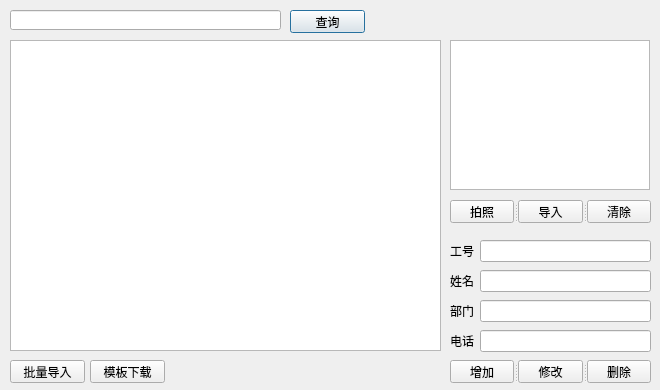
<?xml version="1.0" encoding="UTF-8"?>
<ui version="4.0">
 <class>DialogNameList</class>
 <widget class="QDialog" name="DialogNameList">
  <property name="geometry">
   <rect>
    <x>0</x>
    <y>0</y>
    <width>660</width>
    <height>390</height>
   </rect>
  </property>
  <property name="windowTitle">
   <string>Dialog</string>
  </property>
  <widget class="QGraphicsView" name="graphicsView">
   <property name="geometry">
    <rect>
     <x>450</x>
     <y>40</y>
     <width>200</width>
     <height>150</height>
    </rect>
   </property>
  </widget>
  <widget class="QLineEdit" name="lineEdit">
   <property name="geometry">
    <rect>
     <x>10</x>
     <y>10</y>
     <width>271</width>
     <height>20</height>
    </rect>
   </property>
  </widget>
  <widget class="QPushButton" name="pushButton">
   <property name="geometry">
    <rect>
     <x>290</x>
     <y>10</y>
     <width>75</width>
     <height>23</height>
    </rect>
   </property>
   <property name="text">
    <string>查询</string>
   </property>
  </widget>
  <widget class="QPushButton" name="pushButton_2">
   <property name="geometry">
    <rect>
     <x>10</x>
     <y>360</y>
     <width>75</width>
     <height>23</height>
    </rect>
   </property>
   <property name="text">
    <string>批量导入</string>
   </property>
  </widget>
  <widget class="QPushButton" name="pushButton_3">
   <property name="geometry">
    <rect>
     <x>90</x>
     <y>360</y>
     <width>75</width>
     <height>23</height>
    </rect>
   </property>
   <property name="text">
    <string>模板下载</string>
   </property>
  </widget>
  <widget class="QSplitter" name="splitter">
   <property name="geometry">
    <rect>
     <x>450</x>
     <y>360</y>
     <width>201</width>
     <height>23</height>
    </rect>
   </property>
   <property name="orientation">
    <enum>Qt::Horizontal</enum>
   </property>
   <widget class="QPushButton" name="pushButton_4">
    <property name="text">
     <string>增加</string>
    </property>
   </widget>
   <widget class="QPushButton" name="pushButton_5">
    <property name="text">
     <string>修改</string>
    </property>
   </widget>
   <widget class="QPushButton" name="pushButton_6">
    <property name="text">
     <string>删除</string>
    </property>
   </widget>
  </widget>
  <widget class="QWidget" name="layoutWidget">
   <property name="geometry">
    <rect>
     <x>450</x>
     <y>240</y>
     <width>201</width>
     <height>22</height>
    </rect>
   </property>
   <layout class="QHBoxLayout" name="horizontalLayout">
    <item>
     <widget class="QLabel" name="label">
      <property name="text">
       <string>工号</string>
      </property>
     </widget>
    </item>
    <item>
     <widget class="QLineEdit" name="lineEdit_2"/>
    </item>
   </layout>
  </widget>
  <widget class="QWidget" name="layoutWidget">
   <property name="geometry">
    <rect>
     <x>450</x>
     <y>270</y>
     <width>201</width>
     <height>22</height>
    </rect>
   </property>
   <layout class="QHBoxLayout" name="horizontalLayout_2">
    <item>
     <widget class="QLabel" name="label_2">
      <property name="text">
       <string>姓名</string>
      </property>
     </widget>
    </item>
    <item>
     <widget class="QLineEdit" name="lineEdit_3"/>
    </item>
   </layout>
  </widget>
  <widget class="QWidget" name="layoutWidget">
   <property name="geometry">
    <rect>
     <x>450</x>
     <y>300</y>
     <width>201</width>
     <height>22</height>
    </rect>
   </property>
   <layout class="QHBoxLayout" name="horizontalLayout_3">
    <item>
     <widget class="QLabel" name="label_3">
      <property name="text">
       <string>部门</string>
      </property>
     </widget>
    </item>
    <item>
     <widget class="QLineEdit" name="lineEdit_4"/>
    </item>
   </layout>
  </widget>
  <widget class="QWidget" name="layoutWidget">
   <property name="geometry">
    <rect>
     <x>450</x>
     <y>330</y>
     <width>201</width>
     <height>22</height>
    </rect>
   </property>
   <layout class="QHBoxLayout" name="horizontalLayout_4">
    <item>
     <widget class="QLabel" name="label_4">
      <property name="text">
       <string>电话</string>
      </property>
     </widget>
    </item>
    <item>
     <widget class="QLineEdit" name="lineEdit_5"/>
    </item>
   </layout>
  </widget>
  <widget class="QSplitter" name="splitter_2">
   <property name="geometry">
    <rect>
     <x>450</x>
     <y>200</y>
     <width>201</width>
     <height>23</height>
    </rect>
   </property>
   <property name="orientation">
    <enum>Qt::Horizontal</enum>
   </property>
   <widget class="QPushButton" name="pushButton_7">
    <property name="text">
     <string>拍照</string>
    </property>
   </widget>
   <widget class="QPushButton" name="pushButton_8">
    <property name="text">
     <string>导入</string>
    </property>
   </widget>
   <widget class="QPushButton" name="pushButton_9">
    <property name="text">
     <string>清除</string>
    </property>
   </widget>
  </widget>
  <widget class="QTableWidget" name="tableUsers">
   <property name="geometry">
    <rect>
     <x>10</x>
     <y>40</y>
     <width>431</width>
     <height>311</height>
    </rect>
   </property>
  </widget>
 </widget>
 <tabstops>
  <tabstop>graphicsView</tabstop>
  <tabstop>lineEdit</tabstop>
  <tabstop>pushButton</tabstop>
  <tabstop>pushButton_2</tabstop>
  <tabstop>pushButton_3</tabstop>
  <tabstop>pushButton_4</tabstop>
  <tabstop>pushButton_5</tabstop>
  <tabstop>pushButton_6</tabstop>
  <tabstop>pushButton_7</tabstop>
  <tabstop>pushButton_8</tabstop>
  <tabstop>pushButton_9</tabstop>
  <tabstop>lineEdit_2</tabstop>
  <tabstop>lineEdit_3</tabstop>
  <tabstop>lineEdit_4</tabstop>
  <tabstop>lineEdit_5</tabstop>
 </tabstops>
 <resources/>
 <connections/>
</ui>
